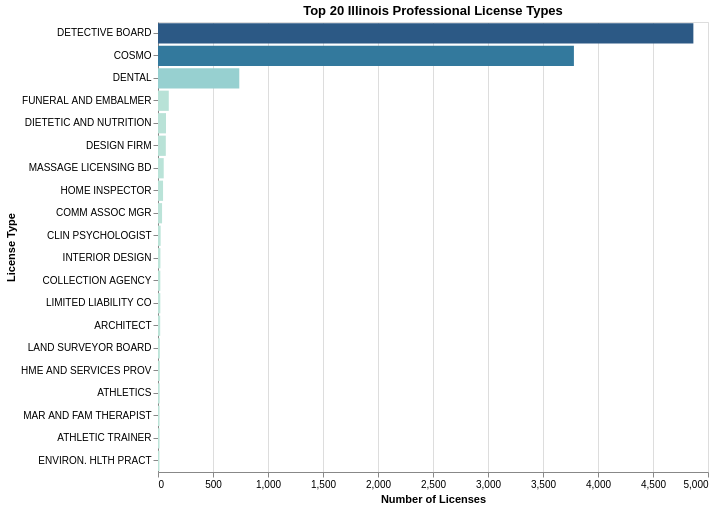

Notebook code cell kept with this figure:
### Code cell
selection = alt.selection_point(fields=['License Type'])

color_condition = alt.condition(
    selection,
    alt.Color('Count:Q',
              scale=alt.Scale(scheme='tealblues'),
              legend=None),
    alt.value('lightgray')
)

plot1 = alt.Chart(type_counts).mark_bar().encode(
    x=alt.X('Count:Q', title='Number of Licenses'),
    y=alt.Y('License Type:N',
            sort='-x',
            title='License Type'),
    color=color_condition,
    tooltip=[
        alt.Tooltip('License Type:N', title='License Type'),
        alt.Tooltip('Count:Q', title='# Licenses', format=',')
    ]
).add_params(
    selection
).properties(
    width=550,
    height=450,
    title='Top 20 Illinois Professional License Types'
)

plot1

### Figure 1 — Vega-Lite specification as saved in the notebook (floating-point values rounded to 4 significant figures)
{"config": {"view": {"continuousWidth": 300, "continuousHeight": 300}}, "data": {"name": "data-166870c05c1655d0adcf63e849583712"}, "mark": {"type": "bar"}, "encoding": {"color": {"condition": {"param": "param_f937aaad3dc3fb6e", "field": "Count", "legend": null, "scale": {"scheme": "tealblues"}, "type": "quantitative"}, "value": "lightgray"}, "tooltip": [{"field": "License Type", "title": "License Type", "type": "nominal"}, {"field": "Count", "format": ",", "title": "# Licenses", "type": "quantitative"}], "x": {"field": "Count", "title": "Number of Licenses", "type": "quantitative"}, "y": {"field": "License Type", "sort": "-x", "title": "License Type", "type": "nominal"}}, "height": 450, "params": [{"name": "param_f937aaad3dc3fb6e", "select": {"type": "point", "fields": ["License Type"]}}], "title": "Top 20 Illinois Professional License Types", "width": 550, "$schema": "https://vega.github.io/schema/vega-lite/v6.1.0.json", "datasets": {"data-166870c05c1655d0adcf63e849583712": [{"License Type": "DETECTIVE BOARD", "Count": 4867}, {"License Type": "COSMO", "Count": 3781}, {"License Type": "DENTAL", "Count": 739}, {"License Type": "FUNERAL AND EMBALMER", "Count": 98}, {"License Type": "DIETETIC AND NUTRITION", "Count": 73}, {"License Type": "DESIGN FIRM", "Count": 71}, {"License Type": "MASSAGE LICENSING BD", "Count": 52}, {"License Type": "HOME INSPECTOR", "Count": 46}, {"License Type": "COMM ASSOC MGR", "Count": 37}, {"License Type": "CLIN PSYCHOLOGIST", "Count": 24}, {"License Type": "INTERIOR DESIGN", "Count": 22}, {"License Type": "COLLECTION AGENCY", "Count": 21}, {"License Type": "LIMITED LIABILITY CO", "Count": 21}, {"License Type": "ARCHITECT", "Count": 20}, {"License Type": "LAND SURVEYOR BOARD", "Count": 17}, {"License Type": "HME AND SERVICES PROV", "Count": 16}, {"License Type": "ATHLETICS", "Count": 15}, {"License Type": "MAR AND FAM THERAPIST", "Count": 14}, {"License Type": "ATHLETIC TRAINER", "Count": 14}, {"License Type": "ENVIRON. HLTH PRACT", "Count": 13}]}}
